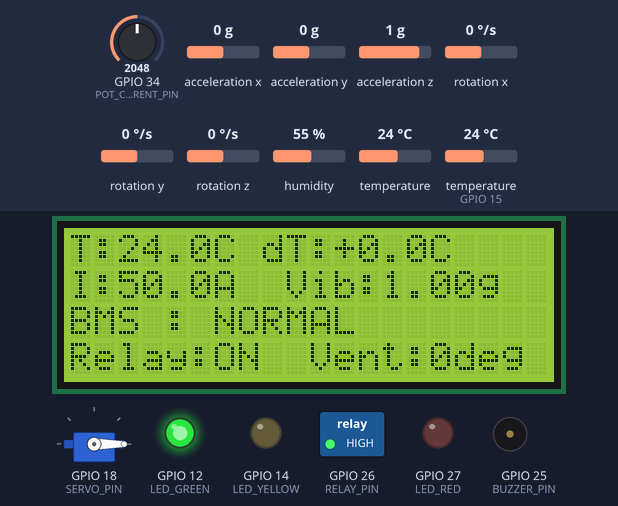
A sketch run on a simulated ESP32. On the bench: 20×4 character LCD, servo, switched loads named in the sketch (green lamp = pin HIGH), output pins drawn as LEDs (lit = HIGH), buzzer (waves = sounding). The inputs (shaded band) are chosen by the test bench; at power-on: temperature (sensor on GPIO 15) 24 °C, GPIO 34 (POT_CURRENT_PIN) = 2048, acceleration x 0 g, acceleration y 0 g, acceleration z 1 g, rotation x 0 °/s, rotation y 0 °/s, rotation z 0 °/s, humidity 55 %, temperature 24 °C. WiFi joins after 1.5 s; servers stay silent unless stated; random numbers use the default seed unless the sketch sets one; no MQTT or app messages arrive unless stated; what the sketch prints to the serial monitor is not drawn.

Above: at 2.8 s.
2.9 s: temperature (sensor on GPIO 15) set to 28 °C
At 5.6 s:
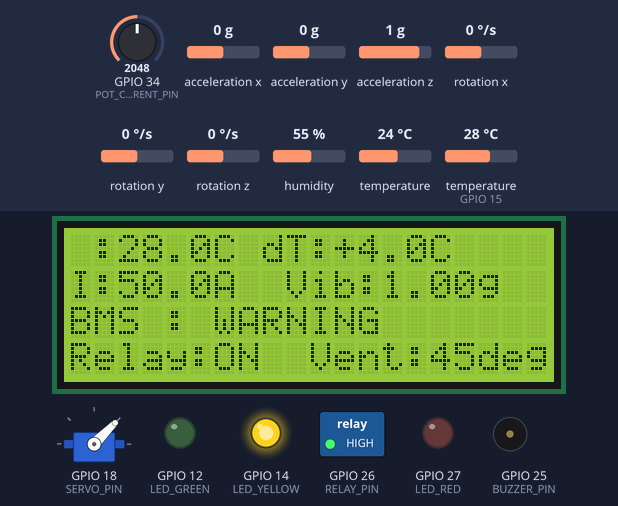
7.7 s: GPIO 34 (POT_CURRENT_PIN) set to 2395
At 9.5 s:
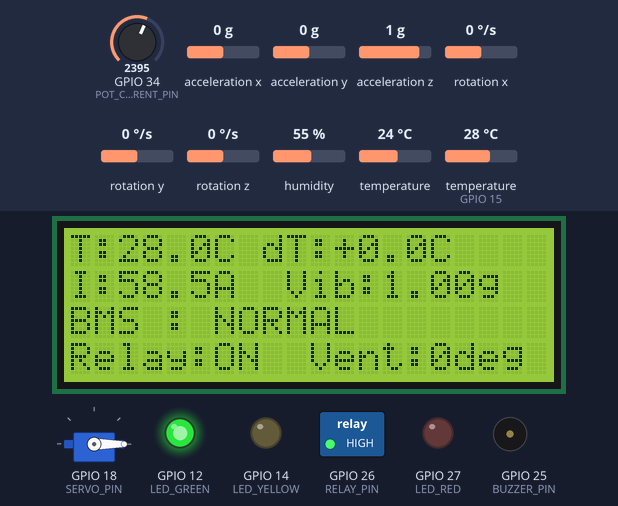
10.6 s: GPIO 34 (POT_CURRENT_PIN) set to 2491
At 11.4 s:
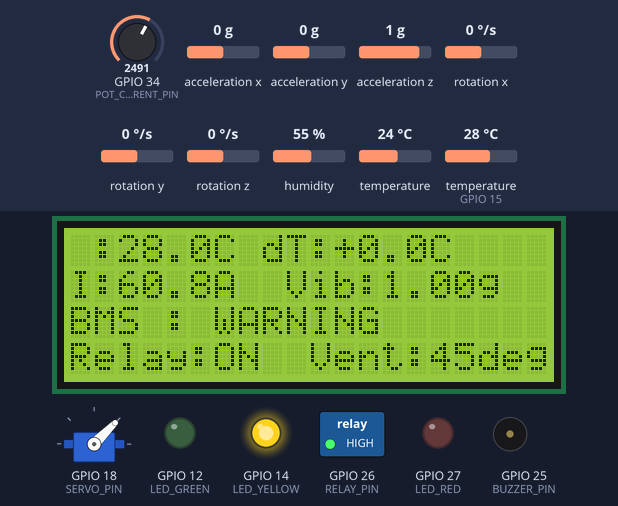
12.6 s: GPIO 34 (POT_CURRENT_PIN) set to 3407
At 14.9 s:
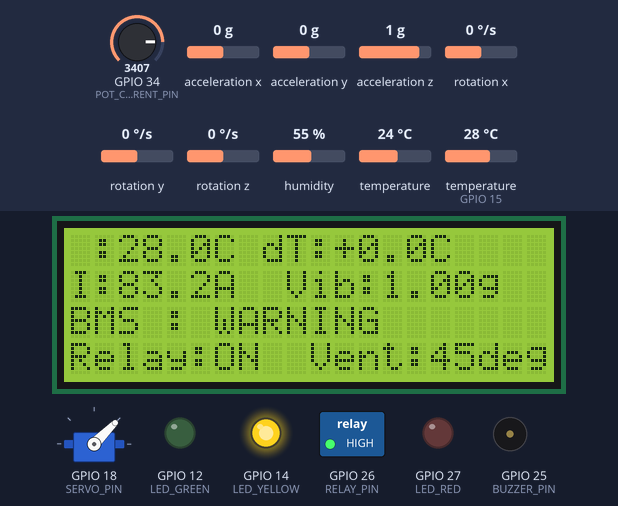
15.2 s: GPIO 34 (POT_CURRENT_PIN) set to 3543
At 17.4 s:
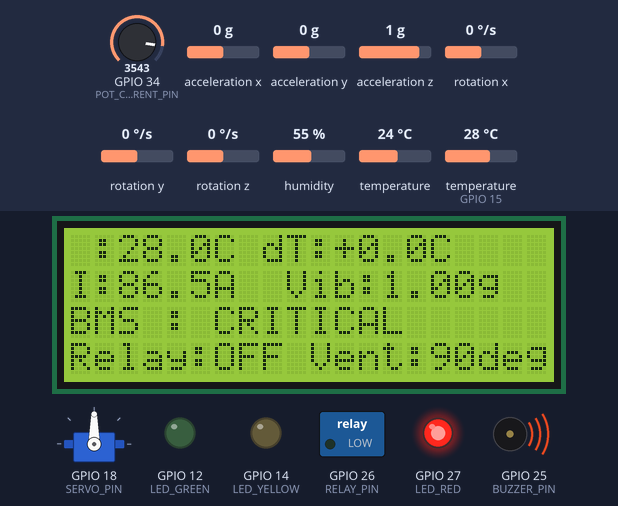
20.6 s: temperature (sensor on GPIO 15) set to 12 °C
At 23.4 s:
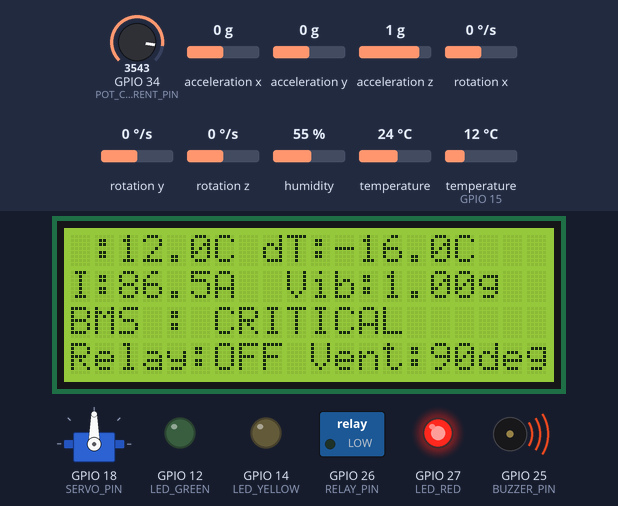
Timing chart, 0 to 26.1 s (numbered marks = the images above; inputs shaded):
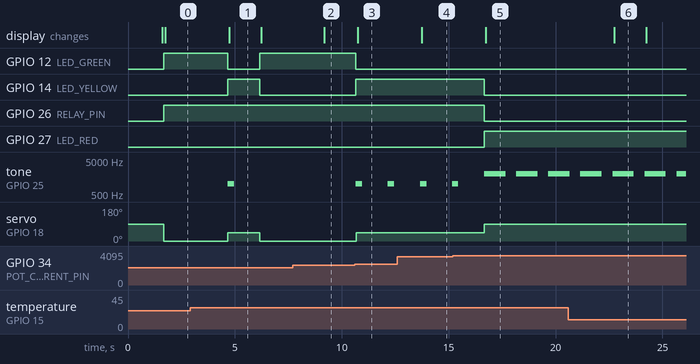

The sketch:

ESP32.ino
```cpp
#include <WiFi.h>
#include <PubSubClient.h>
#include <Wire.h>
#include <LiquidCrystal_I2C.h>
#include <DHT.h>
#include <Adafruit_MPU6050.h>
#include <Adafruit_Sensor.h>
#include <ESP32Servo.h>
#include <ArduinoJson.h>

// --- Definisi Pin GPIO ---
#define DHTPIN 15
#define DHTTYPE DHT22
#define POT_CURRENT_PIN 34
#define RELAY_PIN 26
#define SERVO_PIN 18
#define BUZZER_PIN 25
#define LED_GREEN 12
#define LED_YELLOW 14
#define LED_RED 27

// --- Kredensial WiFi Wokwi  ---
const char* ssid = "Wokwi-GUEST";
const char* password = "";

// --- Public Broker HiveMQ ---
const char* mqtt_server = "broker.hivemq.com";
const int mqtt_port = 1883;
const char* mqtt_topic = "sic8/ev_bms/telemetry";

// --- Inisialisasi Module ---
DHT dht(DHTPIN, DHTTYPE);
Adafruit_MPU6050 mpu;
LiquidCrystal_I2C lcd(0x27, 20, 4);
Servo ventServo;
WiFiClient espClient;
PubSubClient client(espClient);

float prevTemp = 25.0;
bool firstRead = true;
unsigned long lastMsg = 0;

// --- Setup Wifi ---
void setup_wifi() {
  Serial.print("Menghubungkan ke WiFi");
  WiFi.begin(ssid, password);
  while (WiFi.status() != WL_CONNECTED) {
    delay(500);
    Serial.print(".");
  }
  Serial.println("\nWiFi Terhubung! IP: " + WiFi.localIP().toString());
}

// --- Menghubungkan MQTT ---
void reconnect_mqtt() {
  while (!client.connected()) {
    Serial.print("Menghubungkan Smart BMS ke Public HiveMQ...");
    String clientId = "ESP32-SmartBMS-" + String(random(0xffff), HEX);

    // Koneksi langsung tanpa username & password
    if (client.connect(clientId.c_str())) {
      Serial.println("Terhubung ke Broker MQTT!");
    } else {
      Serial.print("Gagal, rc=");
      Serial.print(client.state());
      Serial.println(" coba lagi dalam 3 detik");
      delay(3000);
    }
  }
}

void setup() {
  Serial.begin(115200);

  pinMode(RELAY_PIN, OUTPUT);
  pinMode(BUZZER_PIN, OUTPUT);
  pinMode(LED_GREEN, OUTPUT);
  pinMode(LED_YELLOW, OUTPUT);
  pinMode(LED_RED, OUTPUT);

  Wire.begin(21, 22);
  dht.begin();
  lcd.init();
  lcd.backlight();
  ventServo.attach(SERVO_PIN);

  if (!mpu.begin()) {
    Serial.println("Gagal menemukan chip MPU6050!");
  }

  lcd.setCursor(0, 0);
  lcd.print("IoT SMART EV BMS");
  lcd.setCursor(0, 1);
  lcd.print("Real-Time Monitor...");

  setup_wifi();

  client.setServer(mqtt_server, mqtt_port);
  client.setBufferSize(512);
  lcd.clear();
}

void loop() {
  if (!client.connected()) {
    reconnect_mqtt();
  }
  client.loop();

  unsigned long now = millis();
  if (now - lastMsg >= 1500) {
    lastMsg = now;

    // Baca Sensor DHT22 (Suhu & Kelembaban Battery Pack)
    float temp = dht.readTemperature();
    float hum = dht.readHumidity();
    if (isnan(temp) || isnan(hum)) {
      Serial.println("Error membaca DHT22!");
      return;
    }

    // Hitung Rate-of-Rise Suhu (Delta T)
    if (firstRead) { prevTemp = temp; firstRead = false; }
    float deltaT = temp - prevTemp;
    prevTemp = temp;

    // Baca Simulasi Arus Beban dari Potentiometer
    int adcVal = analogRead(POT_CURRENT_PIN);
    float currentAmp = (adcVal / 4095.0) * 100.0;

    // Baca Sensor MPU6050
    sensors_event_t a, g, temp_mpu;
    mpu.getEvent(&a, &g, &temp_mpu);
    float gForce = sqrt(sq(a.acceleration.x) + sq(a.acceleration.y) + sq(a.acceleration.z)) / 9.81;

    // Evaluasi Logika Proteksi Smart BMS & Aktuator
    String status = "NORMAL";
    bool contactorOn = true;
    int servoAngle = 0;

    if (temp >= 60.0 || currentAmp >= 85.0 || gForce >= 2.5) {
      status = "CRITICAL";
      contactorOn = false;
      servoAngle = 90;
      digitalWrite(LED_GREEN, LOW);
      digitalWrite(LED_YELLOW, LOW);
      digitalWrite(LED_RED, HIGH);
      tone(BUZZER_PIN, 2000, 1000);
    }
    else if (temp >= 45.0 || deltaT >= 3.0 || currentAmp >= 60.0 || gForce >= 1.8) {
      status = "WARNING";
      contactorOn = true;
      servoAngle = 45;
      digitalWrite(LED_GREEN, LOW);
      digitalWrite(LED_YELLOW, HIGH);
      digitalWrite(LED_RED, LOW);
      tone(BUZZER_PIN, 1000, 300);
    }
    else {
      status = "NORMAL";
      contactorOn = true;
      servoAngle = 0;
      digitalWrite(LED_GREEN, HIGH);
      digitalWrite(LED_YELLOW, LOW);
      digitalWrite(LED_RED, LOW);
      noTone(BUZZER_PIN);
    }

    digitalWrite(RELAY_PIN, contactorOn ? HIGH : LOW);
    ventServo.write(servoAngle);

    // Update Tampilan LCD 20x4
    lcd.setCursor(0, 0);
    lcd.printf("T:%.1fC dT:%+.1fC  ", temp, deltaT);
    lcd.setCursor(0, 1);
    lcd.printf("I:%.1fA  Vib:%.2fg ", currentAmp, gForce);
    lcd.setCursor(0, 2);
    lcd.printf("BMS : %-12s", status.c_str());
    lcd.setCursor(0, 3);
    lcd.printf("Relay:%s Vent:%ddeg ", contactorOn ? "ON " : "OFF", servoAngle);

    // Payload JSON untuk Dashboard
    StaticJsonDocument<256> doc;
    doc["temp"] = round(temp * 10) / 10.0;
    doc["delta_t"] = round(deltaT * 10) / 10.0;
    doc["hum"] = round(hum * 10) / 10.0;
    doc["current"] = round(currentAmp * 10) / 10.0;
    doc["vibration_g"] = round(gForce * 100) / 100.0;
    doc["status"] = status;
    doc["contactor_on"] = contactorOn;
    doc["vent_angle"] = servoAngle;

    char jsonBuffer[256];
    serializeJson(doc, jsonBuffer);

    // Output ke Serial Monitor
    Serial.print("[BMS TELEMETRY] ");
    Serial.println(jsonBuffer);

    // Publish ke Public HiveMQ Broker
    client.publish(mqtt_topic, jsonBuffer);
  }
}
```

Measured:
- the behaviour switches between 2456 and 2457 on GPIO 34 (POT_CURRENT_PIN) (found by bisection; images 2 and 3)
- the behaviour switches between 3480 and 3481 on GPIO 34 (POT_CURRENT_PIN) (found by bisection; images 4 and 5)
- after the input at 2.9 s, GPIO 12 (LED_GREEN): HIGH → LOW after 1.8 s, → HIGH 1.5 s later; GPIO 14 (LED_YELLOW): LOW → HIGH after 1.8 s, → LOW 1.5 s later; tone on GPIO 25 (BUZZER_PIN): silent → 1000 Hz after 1.8 s, → silent 0.30 s later; servo on GPIO 18 (SERVO_PIN): 0° → 45° after 1.8 s, → 0° 1.5 s later; the display: changes after 1.8 s (image 1)
- after the input at 7.7 s, the display: changes after 1.5 s (image 2)
- after the input at 10.6 s, GPIO 12 (LED_GREEN): HIGH → LOW after 0.06 s; GPIO 14 (LED_YELLOW): LOW → HIGH after 0.06 s; tone on GPIO 25 (BUZZER_PIN): alternates 1000 Hz for 0.30 s and silent for 1.2 s, starting after 0.06 s; servo on GPIO 18 (SERVO_PIN): 0° → 45° after 0.08 s; the display: changes after 0.14 s (image 3)
- after the input at 15.2 s, GPIO 14 (LED_YELLOW), GPIO 26 (RELAY_PIN): HIGH → LOW after 1.5 s; GPIO 27 (LED_RED): LOW → HIGH after 1.5 s; servo on GPIO 18 (SERVO_PIN): 45° → 90° after 1.5 s; the display: changes after 1.5 s (image 5)
- after the input at 20.6 s, the display: changes after 2.1 s (image 6)
